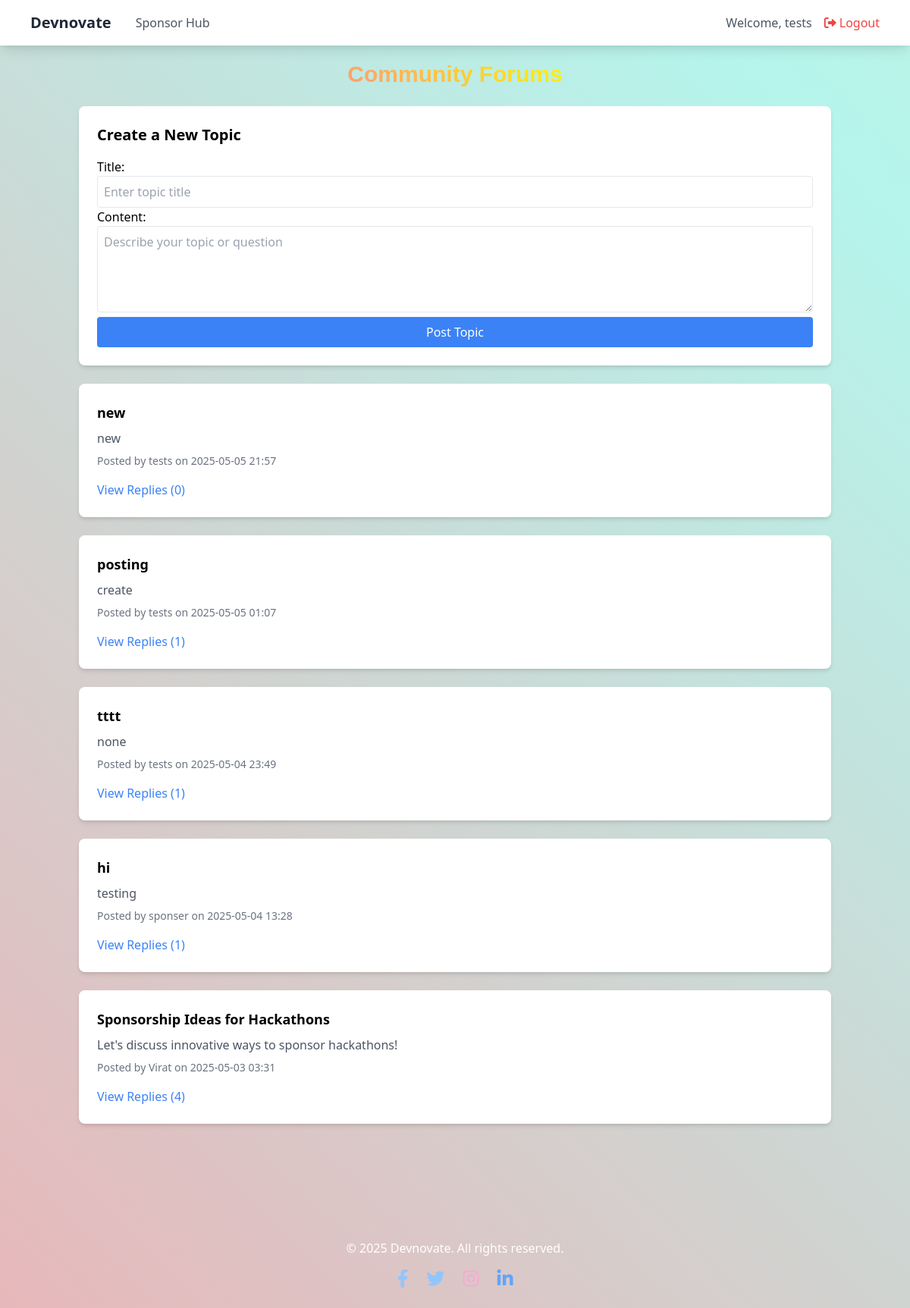
/forum/ (signed in), run on the app's committed database.
### core/models.py (models this page shows, shortened)
class ForumTopic(models.Model):
    title = models.CharField(max_length=200)
    content = models.TextField()
    author = models.ForeignKey(Profile, on_delete=models.CASCADE, related_name='forum_topics')
    created_at = models.DateTimeField(auto_now_add=True)

class Profile(models.Model):
    ROLE_CHOICES = [
        ('ADMIN', 'Admin'),
        ('PARTICIPANT', 'Participant'),
        ('SPONSOR', 'Sponsor'),
    ]
    user = models.OneToOneField(User, on_delete=models.CASCADE)
    role = models.CharField(max_length=20, choices=ROLE_CHOICES, default='PARTICIPANT')
    company_name = models.CharField(max_length=100, blank=True, null=True)
    contact_info = models.CharField(max_length=100, blank=True, null=True)
    logo = models.ImageField(upload_to='logos/', blank=True, null=True)

### core/views.py (the view)
# urls.py: path('forum/', views.community_forums, name='community_forums'),
@login_required
def community_forums(request):
    if not hasattr(request.user, 'profile') or request.user.profile.role != 'SPONSOR':
        return redirect('index')
    topics = ForumTopic.objects.all().order_by('-created_at')
    topic_form = ForumTopicForm()
    reply_form = ForumReplyForm()
    return render(request, 'forum.html', {
        'topics': topics,
        'topic_form': topic_form,
        'reply_form': reply_form
    })

### core/forms.py
class ForumTopicForm(forms.ModelForm):
    class Meta:
        model = ForumTopic
        fields = ['title', 'content']
        widgets = {
            'title': forms.TextInput(attrs={
                'class': 'w-full p-2 border rounded',
                'placeholder': 'Enter topic title'
            }),
            'content': forms.Textarea(attrs={
                'class': 'w-full p-2 border rounded',
                'placeholder': 'Describe your topic or question',
                'rows': 4
            })
        }

class ForumReplyForm(forms.ModelForm):
    class Meta:
        model = ForumReply
        fields = ['content']
        widgets = {
            'content': forms.Textarea(attrs={
                'class': 'w-full p-2 border rounded',
                'placeholder': 'Write your reply',
                'rows': 3
            })
        }

### core/templates/forum.html (shortened to what this page needs)
<!DOCTYPE html>
<html lang="en">
<head>
    <link href="https://cdn.jsdelivr.net/npm/tailwindcss@2.2.19/dist/tailwind.min.css" rel="stylesheet">
    <link rel="stylesheet" href="https://cdnjs.cloudflare.com/ajax/libs/font-awesome/6.0.0-beta3/css/all.min.css">
</head>
<body>
    <nav class="bg-white shadow-lg fixed top-0 w-full z-10">
        <div class="max-w-6xl mx-auto px-4">
            <div class="flex justify-between items-center py-4">
                <div class="flex items-center space-x-8">
                    <a href="{% url 'index' %}" class="text-xl font-bold text-gray-800">Devnovate</a>
                    <a href="{% url 'sponsor_front' %}" class="text-gray-600 hover:text-blue-500">Sponsor Hub</a>
                </div>
                <div class="flex items-center space-x-4">
                    <span class="text-gray-600">Welcome, {{ user.username }}</span>
                    <a href="{% url 'logout' %}" class="text-red-500 hover:text-red-700">
                        <i class="fas fa-sign-out-alt mr-1"></i>Logout
                    </a>
                </div>
            </div>
        </div>
    </nav>
    <div class="container mx-auto px-4 py-20">
        <h1 class="gradient-text text-3xl font-bold mb-6 text-center">Community Forums</h1>
        <div class="bg-white rounded-lg shadow-md p-6 mb-6">
            <h2 class="text-xl font-semibold mb-4">Create a New Topic</h2>
            <form method="POST" action="{% url 'create_forum_topic' %}">
                {{ topic_form.as_p }}
                <button type="submit" class="bg-blue-500 text-white px-4 py-2 rounded hover:bg-blue-600 w-full">
                    Post Topic
                </button>
            </form>
        </div>
        <div class="space-y-6">
            {% for topic in topics %}
                <div class="bg-white rounded-lg shadow-md p-6">
                    <h3 class="text-lg font-semibold">{{ topic.title }}</h3>
                    <p class="text-gray-600 mt-2">{{ topic.content }}</p>
                    <p class="text-gray-500 text-sm mt-2">Posted by {{ topic.author.user.username }} on {{ topic.created_at|date:"Y-m-d H:i" }}</p>
                    <div class="mt-4">
                        <button class="text-blue-500 hover:underline" onclick="document.getElementById('replies-{{ topic.id }}').classList.toggle('hidden');">
                            View Replies ({{ topic.replies.count }})
                        </button>
                    </div>
                </div>
            {% empty %}
                <p class="text-gray-600 text-center">No topics available. Be the first to start a discussion!</p>
            {% endfor %}
        </div>
    </div>
    <footer class="bg-[#4a627a] text-white py-6 mt-12">
        <div class="max-w-6xl mx-auto px-4 text-center">
            <p class="mb-4">© 2025 Devnovate. All rights reserved.</p>
            <div class="flex justify-center space-x-6">
                <a href="https://facebook.com" class="text-blue-300 hover:text-blue-100"><i class="fab fa-facebook-f text-2xl"></i></a>
                <a href="https://twitter.com" class="text-blue-300 hover:text-blue-100"><i class="fab fa-twitter text-2xl"></i></a>
                <a href="https://instagram.com" class="text-pink-300 hover:text-pink-100"><i class="fab fa-instagram text-2xl"></i></a>
                <a href="https://linkedin.com" class="text-blue-400 hover:text-blue-200"><i class="fab fa-linkedin-in text-2xl"></i></a>
            </div>
        </div>
    </footer>
</body>
</html>

### core/templates/forum.html (style rules this page uses)
.gradient-text { font-family: 'Arial', sans-serif; font-weight: bold; background: linear-gradient(45deg, #ff7e95, #ff9a76, #fff700, #6effb5); -webkit-background-clip: text; background-clip: text; color: transparent; animation: gradientText 8s ease infinite; }
body { background: linear-gradient(45deg, #a29bfe, #ff9aa2, #b5f5ec, #ffdfba); background-size: 400% 400%; animation: gradientBG 15s ease infinite; min-height: 100vh; }

### data on the page
ForumTopic: title "new", content "new", author.user.username "tests", created_at "2025-05-05 21:57", replies.count "0"
ForumTopic: title "posting", content "create", author.user.username "tests", created_at "2025-05-05 01:07", replies.count "1"
ForumTopic: title "tttt", content "none", author.user.username "tests", created_at "2025-05-04 23:49", replies.count "1"
ForumTopic: title "hi", content "testing", author.user.username "sponser", created_at "2025-05-04 13:28", replies.count "1"
ForumTopic: title "Sponsorship Ideas for Hackathons", content "Let's discuss innovative ways to sponsor hackathons!", author.user.username "Virat", created_at "2025-05-03 03:31", replies.count "4"

### other printed values
{{ user.username }} "tests"
